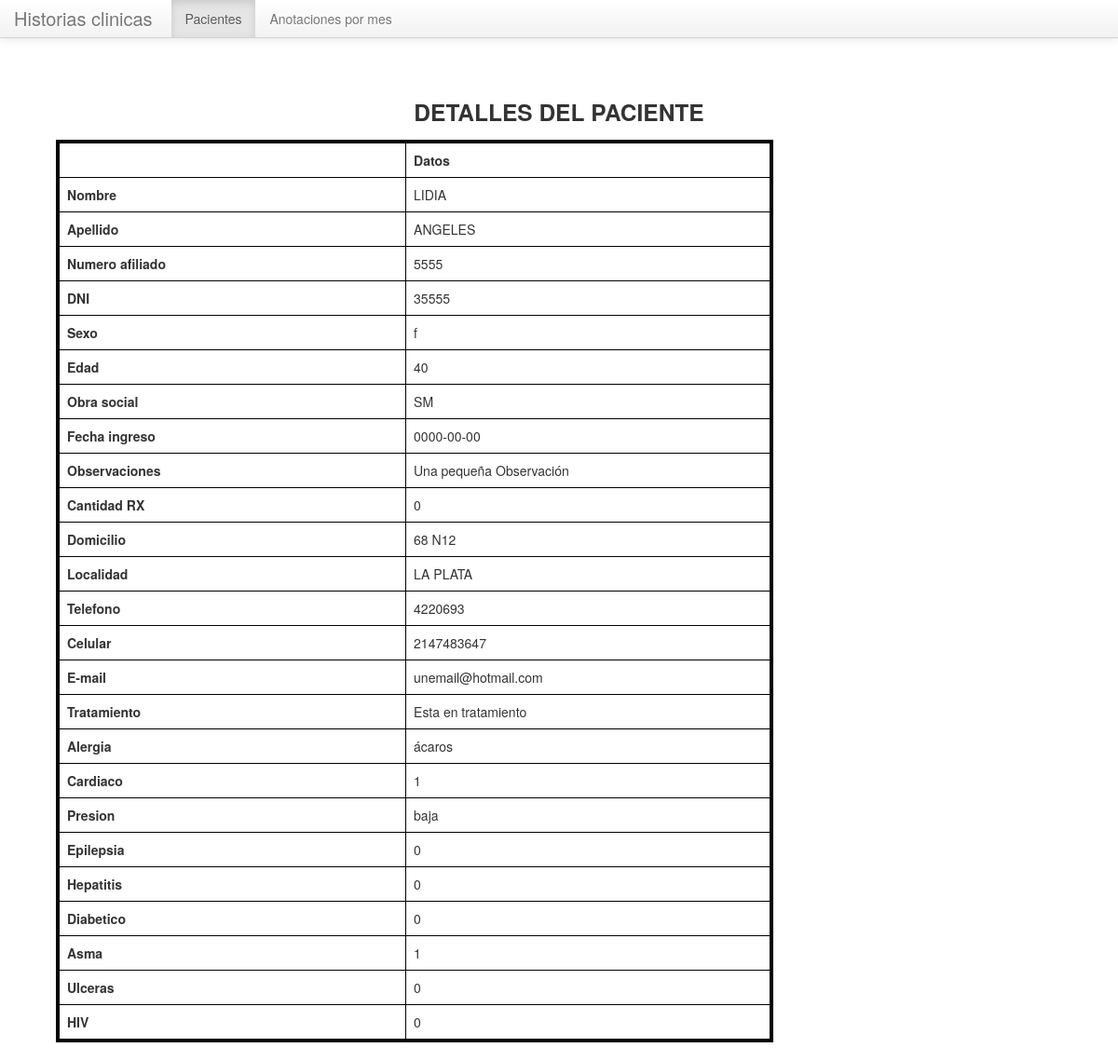
The app's page /paciente/verdetallepaciente.php?id=6 with its own data.
### tables this page shows
CREATE TABLE IF NOT EXISTS `paciente` (
  `numeroAfiliado` int(30) NOT NULL,
  `nombre` varchar(255) NOT NULL,
  `apellido` varchar(255) NOT NULL,
  `dni` int(8) NOT NULL,
  `sexo` varchar(255) NOT NULL,
  `edad` int(11) NOT NULL,
  `obraSocial` varchar(255) NOT NULL,
  `fechaIngreso` date NOT NULL,
  `observaciones` text NOT NULL,
  `cantrx` int(50) NOT NULL,
  `dom` text NOT NULL,
  `localidad` varchar(255) NOT NULL,
  `telefono` int(11) NOT NULL,
  `celular` int(11) NOT NULL,
  `email` varchar(255) NOT NULL,
  `tratamiento` varchar(255) NOT NULL,
  `alergia` varchar(255) NOT NULL,
  `cardiaco` int(2) NOT NULL,
  `presion` varchar(10) NOT NULL,
  `epilepsia` varchar(2) NOT NULL,
  `hepatitis` varchar(2) NOT NULL,
  `diabetico` varchar(2) NOT NULL,
  `asma` varchar(2) NOT NULL,
  `ulceras` varchar(2) NOT NULL,
  `hiv` varchar(2) NOT NULL,
  `id` int(11) NOT NULL AUTO_INCREMENT,
  `eliminado` tinyint(1) NOT NULL,
  PRIMARY KEY (`id`)
);

### paciente/verdetallepaciente.php (the view, shortened to what this page needs)
<?php
$activo = "paciente";
?>
<!DOCTYPE html>
<html>
  <head>
        <link href="../css/bootstrap.min.css" rel="stylesheet" media="screen">
        <link href="../css/bootstrap-responsive.css" rel="stylesheet" media="screen">
   </head>
   <body>
   <div class="navbar navbar-fixed-top">
        <div class="navbar-inner">
           <div class="container">
            <a class="brand" href="/SistemaOdonto/index.php">Historias clinicas  </a>
            <ul class="nav">
                <li class="<?php echo ($activo == "paciente") ? 'active' : ''; ?>"><a href="/SistemaOdonto/paciente/busquedapaciente.php">Pacientes</a></li>
                <li class="<?php echo ($activo == "Anotaciones por mes") ? 'active' : ''; ?>"><a href="/SistemaOdonto/anotaciones/anotacionpormes.php">Anotaciones por mes</a></li>
            </ul>
           </div>
        </div>
   </div>
       <h3 align =" center">DETALLES DEL PACIENTE</h3>
       <div  class="span5">
        <div class="span8" >
            <table  align="center"border=4 bordercolor="000000" id="tabla" class="table  collapse  " >
                         <thead>
                             <tr>
                             <th id="centrado" class="span8"> </th>
                             <th id="centrado" class="span8">Datos</th>
                             </tr>
                         </thead>
                         <tbody>
                             <?php
                                $id = $_GET['id'];
                                $consulta = "SELECT *
                                             FROM paciente as pac
                                             WHERE id= $id";
                               $resultado= mysql_query($consulta);
                                while ($row = mysql_fetch_array($resultado) or die(mysql_error())){
                               ?>
                          <tr class=''>
                                 <td id="centrado"><b>Nombre</b></td>
                                 <td id="centrado"><?php echo $row['nombre'] ?></td>
                          </tr>
                          <tr class=''>
                                 <td align="right" ><b>Apellido</b></td>
                                 <td id="centrado"><?php echo $row['apellido'] ?></td>
                          </tr>
                          <tr class=''>
                                 <td id="centrado"><b>Numero afiliado</b></td>
                                 <td id="centrado"><?php echo $row['numeroAfiliado'] ?></td>
                          </tr>
                          <tr class=''>
                                 <td id="centrado"><b>DNI</b></td>
                                 <td id="centrado"><?php echo $row['dni'] ?></td>
                          </tr>
                          <tr class=''>
                                 <td id="centrado"><b>Sexo</b></td>
                                 <td id="centrado"><?php echo $row['sexo'] ?></td>
                          </tr>
                          <tr class=''>
                                 <td id="centrado"><b>Edad</b></td>
                                 <td id="centrado"><?php echo $row['edad'] ?></td>
                          </tr>
                          <tr class=''>
                                 <td id="centrado"><b>Obra social</b></td>
                                 <td id="centrado"><?php echo $row['obraSocial'] ?></td>
                          </tr>
                          <tr class=''>
                                 <td id="centrado"><b>Fecha ingreso</b></td>
                                 <td id="centrado"><?php echo $row['fechaIngreso'] ?></td>
                          </tr>
                          <tr class=''>
                                 <td id="centrado"><b>Observaciones</b></td>
                                 <td id="centrado"><?php echo $row['observaciones'] ?></td>
                          </tr>
                          <tr class=''>
                                 <td id="centrado"><b>Cantidad RX</b></td>
                                 <td id="centrado"><?php echo $row['cantrx'] ?></td>
                          </tr>
                          <tr class=''>
                                 <td id="centrado"><b>Domicilio</b></td>
                                 <td id="centrado"><?php echo $row['dom'] ?></td>
                          </tr>
                          <tr class=''>
                                 <td id="centrado"><b>Localidad</b></td>
                                 <td id="centrado"><?php echo $row['localidad'] ?></td>
                          </tr>
                          <tr class=''>
                                 <td id="centrado"><b>Telefono</b></td>
                                 <td id="centrado"><?php echo $row['telefono'] ?></td>
                          </tr>
                          <tr class=''>
                                 <td id="centrado"><b>Celular</b></td>
                                 <td id="centrado"><?php echo $row['celular'] ?></td>
                          </tr>
                          <tr class=''>
                                 <td id="centrado"><b>E-mail</b></td>
                                 <td id="centrado"><?php echo $row['email'] ?></td>
                          </tr>
                          <tr class=''>
                                 <td id="centrado"><b>Tratamiento</b></td>
                                 <td id="centrado"><?php echo $row['tratamiento'] ?></td>
                          </tr>
                           <tr class=''>
                                 <td id="centrado"><b>Alergia</b></td>
                                 <td id="centrado"><?php echo $row['alergia'] ?></td>
                          </tr>
                           <tr class=''>
                                 <td id="centrado"><b>Cardiaco</b></td>
                                 <td id="centrado"><?php echo $row['cardiaco'] ?></td>
                          </tr>
                           <tr class=''>
                                 <td id="centrado"><b>Presion</b></td>
                                 <td id="centrado"><?php echo $row['presion'] ?></td>
                          </tr>
                           <tr class=''>
                                 <td id="centrado"><b>Epilepsia</b></td>
                                 <td id="centrado"><?php echo $row['epilepsia'] ?></td>
                          </tr>
                           <tr class=''>
                                 <td id="centrado"><b>Hepatitis</b></td>
                                 <td id="centrado"><?php echo $row['hepatitis'] ?></td>
                          </tr>
                           <tr class=''>
                                 <td id="centrado"><b>Diabetico</b></td>
                                 <td id="centrado"><?php echo $row['diabetico'] ?></td>
                          </tr>
                           <tr class=''>
                                 <td id="centrado"><b>Asma</b></td>
                                 <td id="centrado"><?php echo $row['asma'] ?></td>
                          </tr>
                           <tr >
                                 <td id="centrado" ><b>Ulceras</b></td>
                                 <td id="centrado"><?php echo $row['ulceras'] ?></td>
                          </tr>
                           <tr class=''>
                                 <td id="centrado"><b>HIV</b></td>
                                 <td id="centrado"><?php echo $row['hiv'] ?></td>
                          </tr>
                          <?php }?>

### paciente/verdetallepaciente.php (style rules this page uses)
body { background:#FFFFFF; background-repeat: repeat; padding-top:90px; }

### records on screen
paciente: nombre "LIDIA", apellido "ANGELES", numeroAfiliado "5555", dni "35555", sexo "f", edad "40", obraSocial "SM", fechaIngreso "0000-00-00", observaciones "Una pequeña Observación", cantrx "0", dom "68 N12", localidad "LA PLATA", telefono "4220693", celular "2147483647", email "unemail@hotmail.com", tratamiento "Esta en tratamiento", alergia "ácaros", cardiaco "1", presion "baja", epilepsia "0", hepatitis "0", diabetico "0", asma "1", ulceras "0", hiv "0"
